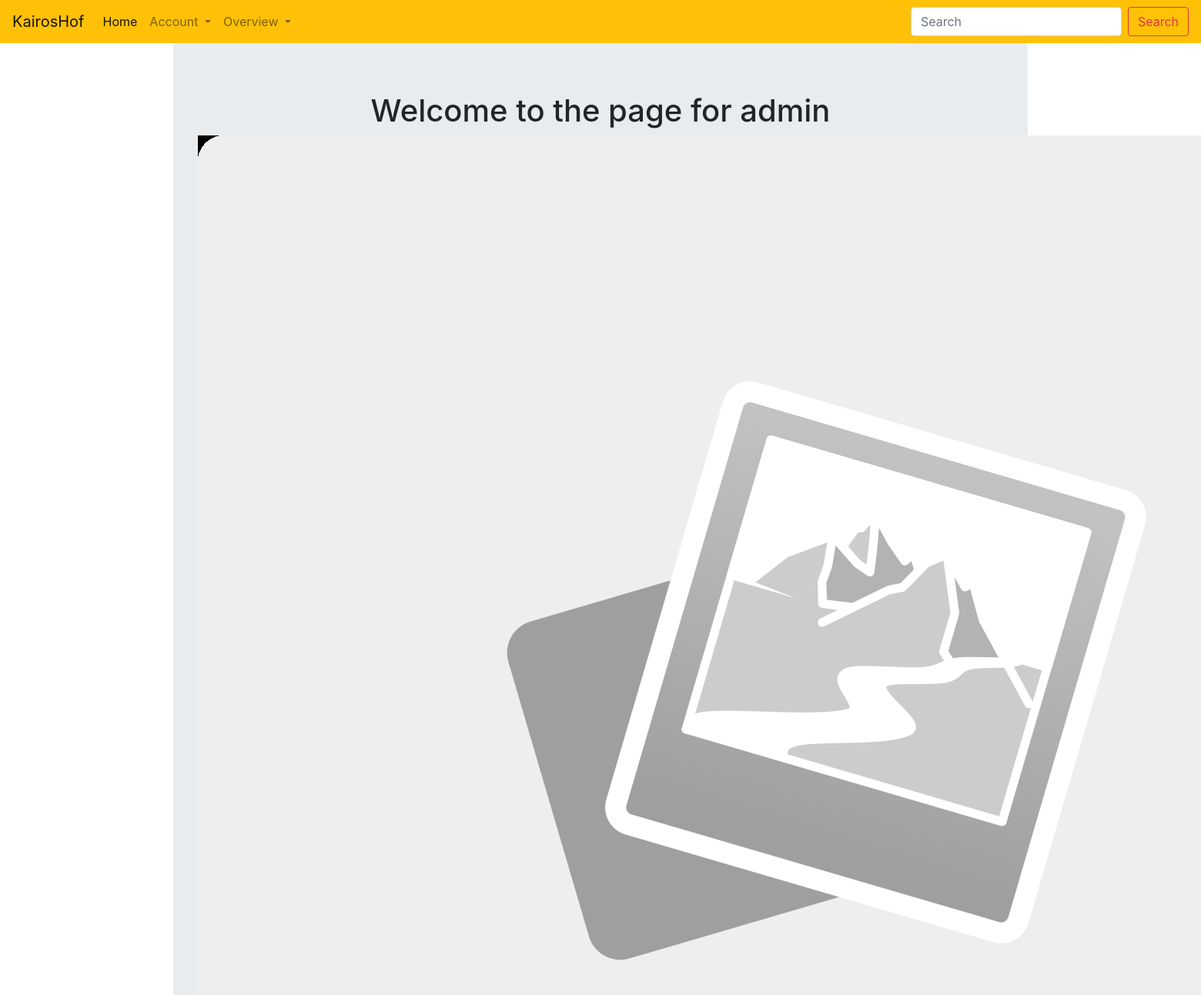
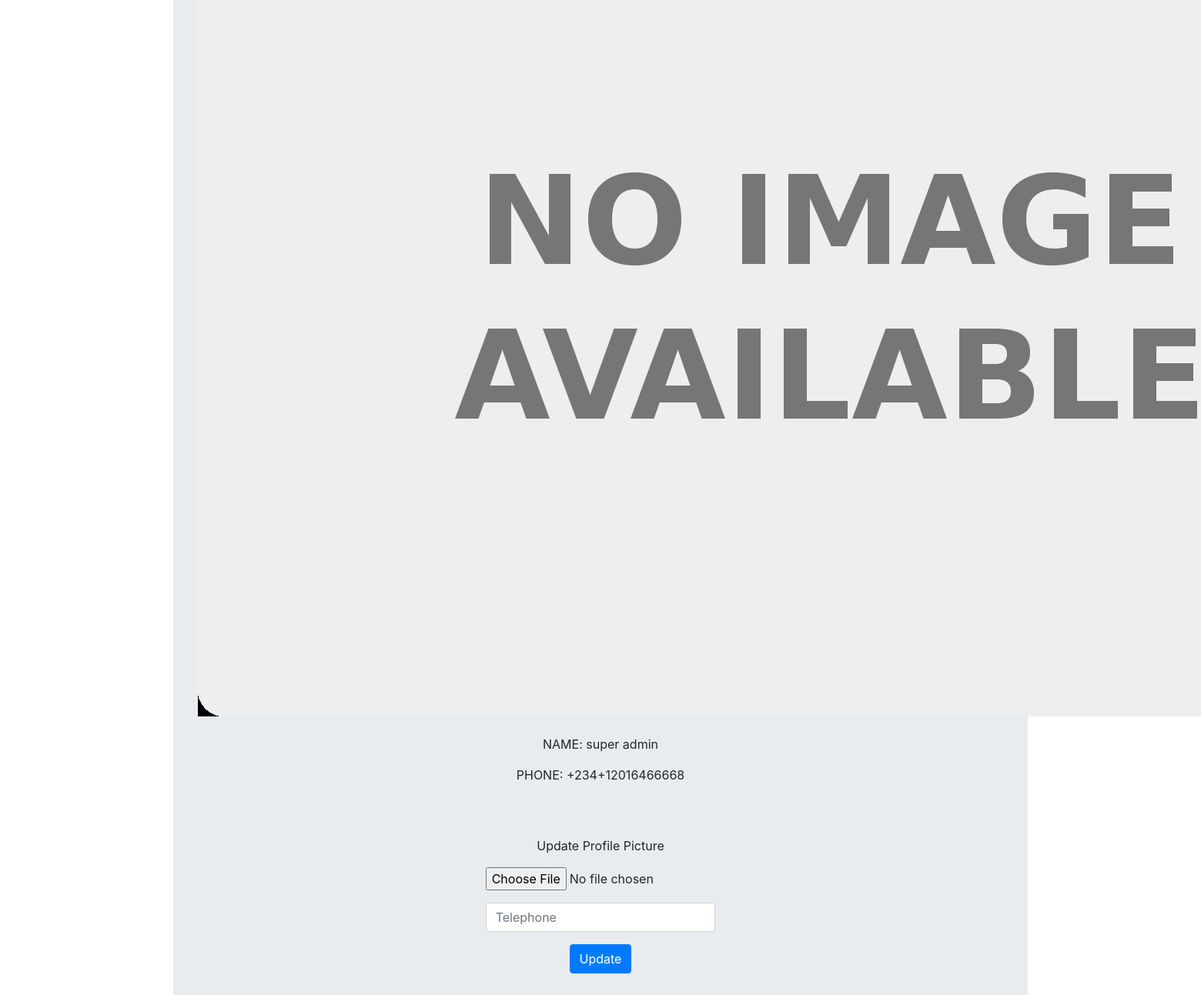
/guardprofile/ (signed in), run on the app's committed database (2 pictures, top to bottom).
### estate_management/usermodels.py (models this page shows, shortened)
class User(db.Model, UserMixin):
    __tablename__ = 'users'
    __table_args__ =  (db.UniqueConstraint('username'),db.UniqueConstraint('telephone'), db.PrimaryKeyConstraint('id'),)
    id = db.Column(db.Integer, primary_key=True)
    profile_image = db.Column(db.String(20), nullable=False, default='no_image.png')
    firstname = db.Column(db.String, nullable=False)
    lastname = db.Column(db.String, nullable=False)
    dateofbirth = db.Column(db.DateTime, nullable=False)
    username = db.Column(db.String, nullable=False, unique=True)
    password_hash = db.Column(db.String, nullable=False)
    streetname = db.Column(db.Text, nullable=False, default=None)
    housenumber = db.Column(db.String, nullable=False, default=None)
    flatnumber = db.Column(db.String, nullable=True, default=None)
    gender = db.Column(db.String, nullable=False)
    telephone = db.Column(db.Text, nullable=False, unique=True)
    registration_date = db.Column(db.DateTime(), nullable=False, default=datetime.now())
    estate = db.Column(db.Integer, db.ForeignKey('estates.id'))
    role = db.Column(db.Integer, db.ForeignKey('roles.id'))
    guests = db.relationship('Guest', backref='host', lazy='dynamic')
    staffs = db.relationship('Staff', backref='boss', lazy='dynamic')
    services = db.relationship('Service', backref='requester', lazy='dynamic')
    enquiries = db.relationship('Enquiry', backref='asker', lazy='dynamic')
    subscriptions = db.relationship('Subscription', backref='subscriber', lazy='dynamic')
    news = db.relationship('Publication', back_populates='users')
    """
    def validate_phone(self, data):
        '''Regular verification of mobile phone number'''
        phone = telephone.data
        if not re.search(r'^234\d{10}$', phone):
            raise ValidationError('Mobile phone number format is incorrect')
    """
    def format(self):
        return {
        'firstname': self.firstname,
        'lastname': self.lastname,
        'dateofbirth': self.dateofbirth,
        'username': self.username,
        'streetname': self.streetname,
        'housenumber': self.housenumber,
        'flatnumber': self.flatnumber,
        'gender': self.gender,
        'telephone': self.telephone,
        'role': self.role
        }

### estate_management/core/userviews.py (the view)
@core.route("/guardprofile/", methods=['GET','POST'])
@login_required
def guardprofile():
    form = UpdateUserForm()
    if form.validate_on_submit():
        print(form)
        if form.picture.data:
            username = current_user.username
            pic = add_profile_pic(form.picture.data,username)
            current_user.profile_image = pic
        current_user.telephone = form.telephone.data
        db.session.commit()
        flash('User Account Updated')
        return redirect(url_for('core.guardprofile'))
    elif request.method == 'GET':
        form.telephone.data = current_user.telephone
    else:
        flash('Please fill form appropriately')
    profile_image = url_for('static', filename='profile_pics/' + current_user.profile_image)
    return render_template('guardprofile.html', profile_image=profile_image, form=form)

### estate_management/core/userforms.py (shortened to what this page needs)
class UpdateUserForm(FlaskForm):
    telephone = IntegerField('Telephone')
    picture = FileField('Update Profile Picture', validators=[FileAllowed(['jpg','png','jpeg'])])
    submit = SubmitField('Update')

### estate_management/usermodels.py (called while the page is built)
@login_manager.user_loader
def load_user(user_id):
    return User.query.get(user_id)

### estate_management/templates/guardprofile.html (shortened to what this page needs)
{% extends "base.html" %}
{% block content %}
<div class="jumbotron">
  <div align='center'>
    <h1 >Welcome to the page for {{current_user.username}}</h1>
    <img align='center' src="{{ url_for('static', filename='profile_pics/' + current_user.profile_image) }}">
    <br>
    <br>
    <p>NAME: {{current_user.firstname}} {{current_user.lastname}}</p>
    <p>PHONE: +234{{ current_user.telephone }}</p>
    <br>
    <br>
    <div class="container">
      <form  method="POST" action = "" enctype="multipart/form-data">
        <div class="col-auto my-1">
          <div class="form-group col-md-4">
            {{ form.picture.label(class="form-group") }}
            {{ form.picture(class="form-control-file") }}
          </div>
        </div>
        <div class="col-auto my-1">
          <div class="form-group col-md-4">
            {{form.telephone(class='form-control', placeholder="Telephone")  }}
          </div>
        </div>
        <div class="form-group">
            {{ form.submit(class="btn btn-primary") }}
        </div>
      </form>
    </div>
  </div>
</div>
{% endblock content %}

### data on the page
User: username "admin", profile_image (placeholder picture), firstname "super", lastname "admin", telephone "+12016466668"
